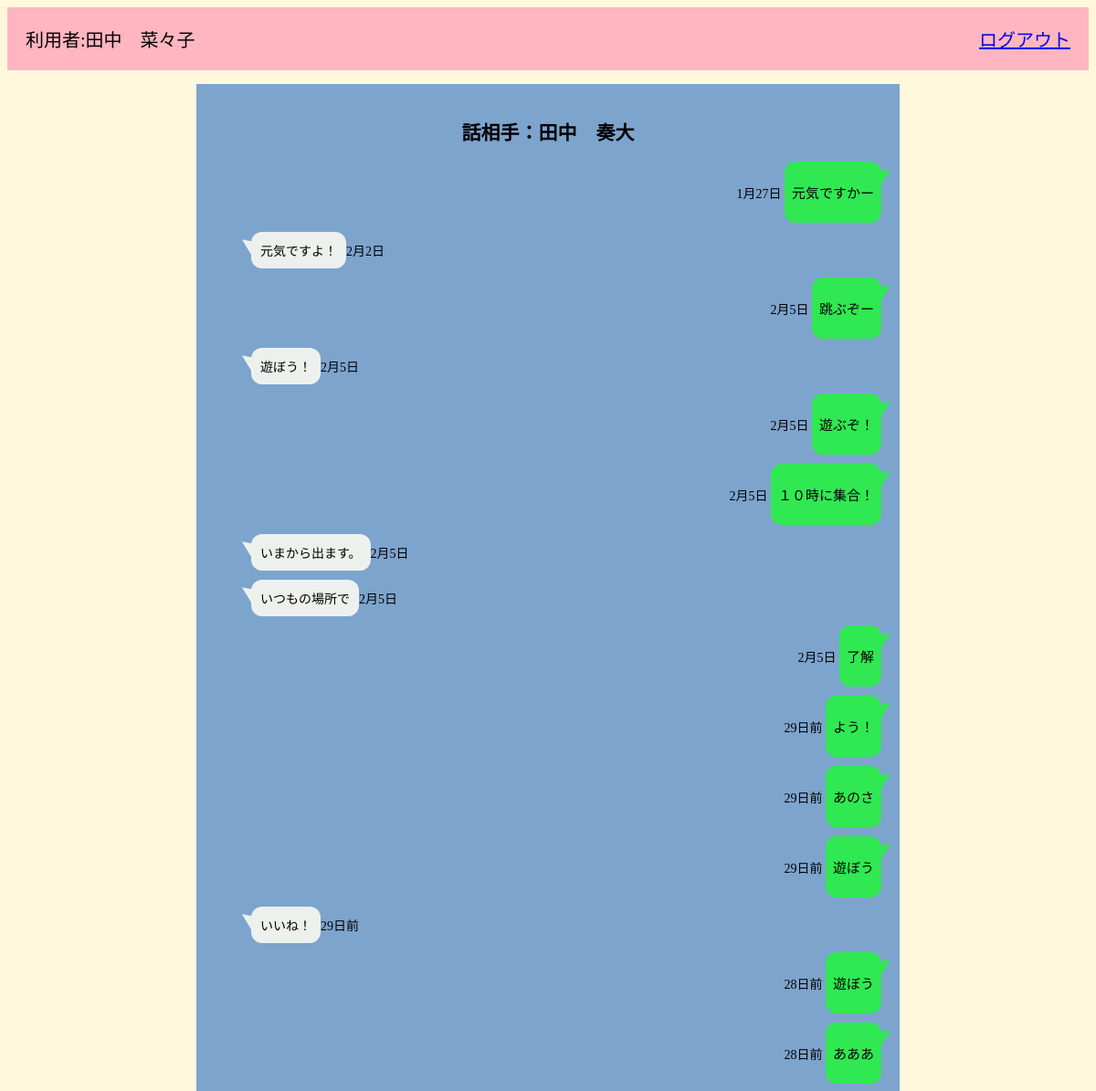
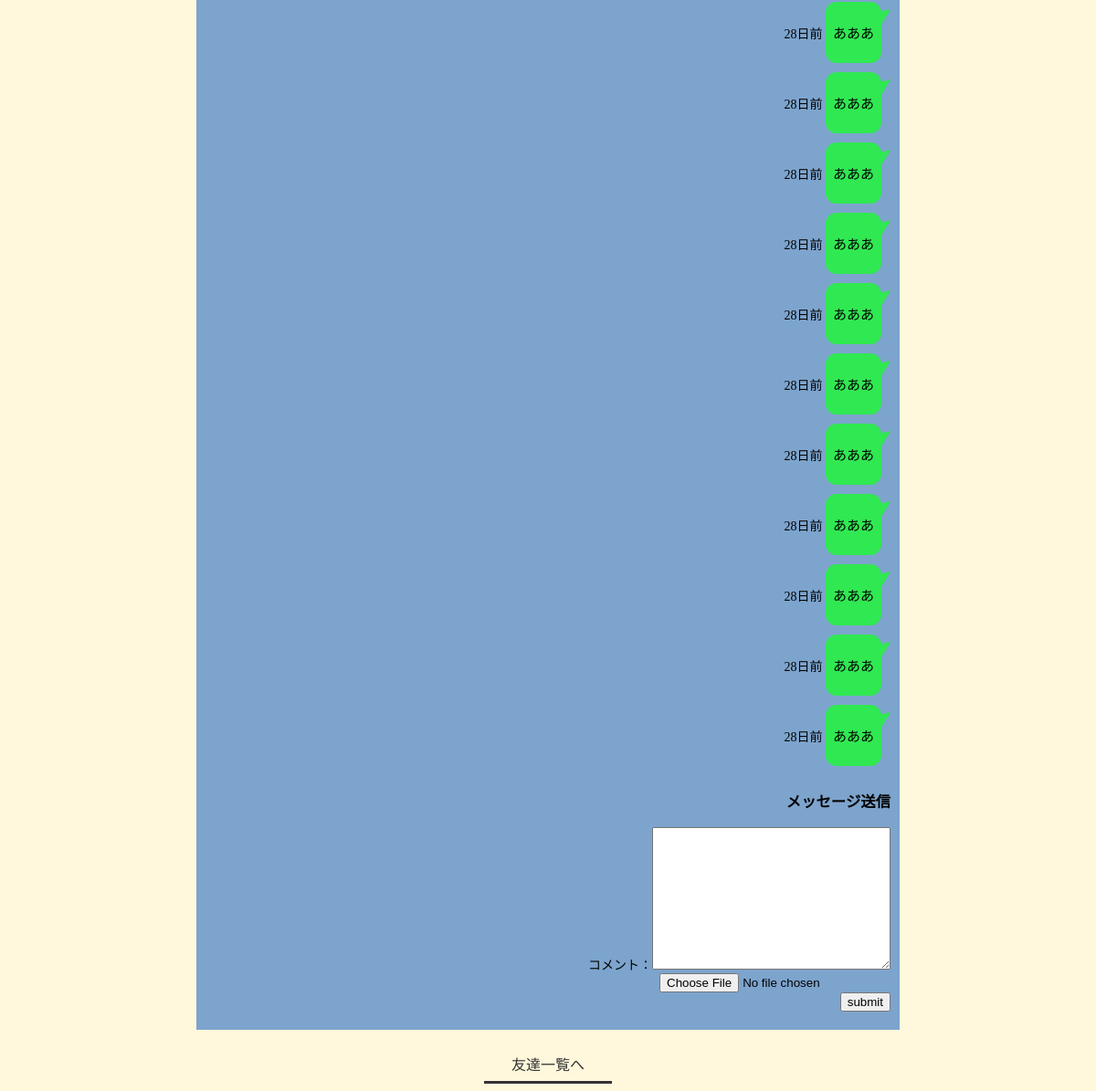
The page /member_mail.php?id=16 (signed in) on the database its author committed (2 pictures, top to bottom).
### tables this page shows
CREATE TABLE `member_table` (
  `member_id` int(11) NOT NULL,
  `mbname` varchar(128) NOT NULL,
  `login_id` varchar(128) NOT NULL,
  `password` varchar(128) NOT NULL,
  `is_admin` int(1) NOT NULL,
  `is_dalete` int(1) NOT NULL,
  `seibetu` varchar(64) NOT NULL,
  `barthday` date NOT NULL,
  `mbaddress` varchar(128) NOT NULL,
  `created_at` datetime NOT NULL,
  `update_at` datetime NOT NULL
);

CREATE TABLE `communicate_table` (
  `id` int(11) NOT NULL,
  `send_member_id` int(11) NOT NULL,
  `text` varchar(128) DEFAULT NULL,
  `image` varchar(128) DEFAULT NULL,
  `recieve_member_id` int(11) NOT NULL,
  `created_at` datetime NOT NULL
);

### member_mail.php (the view, shortened to what this page needs)
<?php
$recieve_id = $_GET["id"];
$id = $_SESSION['member_id'];
$pdo = connect_to_db();
$sql = 'SELECT member_id,mbname FROM member_table WHERE member_id=:id AND	is_dalete=0';
$stmt = $pdo->prepare($sql);
$stmt->bindValue(':id', $id, PDO::PARAM_INT);
try {
    $status = $stmt->execute();
} catch (PDOException $e) {
    echo json_encode(["sql error" => "{$e->getMessage()}"]);
    exit();
}
$current_user = $stmt->fetch(PDO::FETCH_ASSOC);
$pdo = connect_to_db();
$sql = 'SELECT member_id,mbname FROM member_table WHERE member_id=:id AND	is_dalete=0';
$stmt = $pdo->prepare($sql);
$stmt->bindValue(':id', $recieve_id, PDO::PARAM_INT);
try {
    $status = $stmt->execute();
} catch (PDOException $e) {
    echo json_encode(["sql error" => "{$e->getMessage()}"]);
    exit();
}
$destination_user = $stmt->fetch(PDO::FETCH_ASSOC);
$pdo = connect_to_db();
$sql = 'SELECT * FROM communicate_table WHERE (send_member_id=:id and recieve_member_id=:recieve_id) or (send_member_id=:recieve_id and recieve_member_id=:id) ORDER BY created_at ASC';
$stmt = $pdo->prepare($sql);
$stmt->bindValue(':id', $id, PDO::PARAM_INT);
$stmt->bindValue(':recieve_id', $recieve_id, PDO::PARAM_INT);
try {
    $status = $stmt->execute();
} catch (PDOException $e) {
    echo json_encode(["sql error" => "{$e->getMessage()}"]);
    exit();
}
$messages = $stmt->fetchAll(PDO::FETCH_ASSOC);
function convert_to_fuzzy_time($time_db)
{
    $unix   = strtotime($time_db);
    $now    = time();
    $diff_sec   = $now - $unix;
    if ($diff_sec < 60) {
        $time   = $diff_sec;
        $unit   = "秒前";
    } elseif ($diff_sec < 3600) {
        $time   = $diff_sec / 60;
        $unit   = "分前";
    } elseif ($diff_sec < 86400) {
        $time   = $diff_sec / 3600;
        $unit   = "時間前";
    } elseif ($diff_sec < 2764800) {
        $time   = $diff_sec / 86400;
        $unit   = "日前";
    } else {
        if (date("Y") != date("Y", $unix)) {
            $time   = date("Y年n月j日", $unix);
        } else {
            $time   = date("n月j日", $unix);
        }
        return $time;
    }
    return (int)$time . $unit;
}
?>
<!DOCTYPE html>
<html lang="ja">
<head>
    <link rel="stylesheet" href="css/style_mail.css">
</head>
<body>
    <header class="header">
        <div class="home_head">
            <p>利用者:<?= $_SESSION['mbname'] ?></p>
        </div>
        <div class="home_head_text">
            <p><a href="logout.php">ログアウト</a></p>
        </div>
    </header>
    <div class="message">
        <h2 class="center">話相手：<?= $destination_user["mbname"] ?></h2>
        <?php foreach ($messages as $message) : ?>
            <div class="my_message">
                <?php if ($message['send_member_id'] == $current_user['member_id']) : ?>
                    <span class="message_created_at"><?= convert_to_fuzzy_time($message['created_at']) ?></span>
                    <div class="mycomment_right">
                        <p><?= $message['text'] ?></p>
                    </div>
                <?php else : ?>
                    <div class="left">
                        <div class="chatting">
                            <div class="says"><?= $message['text'] ?></div><span class="message_created_at"><?= convert_to_fuzzy_time($message['created_at']) ?></span>
                        </div>
                    </div>
                <?php endif; ?>
            </div>
        <?php endforeach ?>
        <div class="message_send">
            <div>
                <h3>メッセージ送信</h3>
            </div>
            <div>
                <form action="member_mail_send.php" method="POST" enctype="multipart/form-data">
                    <div>
                        コメント：<textarea name="text" id="" cols="30" rows="10"></textarea>
                    </div>
                    <div>
                        <input type="file" name="upfile" accept="image/*" capture="camera" />
                    </div>
                    <div>
                        <button>submit</button>
                    </div>
                </form>
            </div>
        </div>
    </div>
    <div class="top">
        <a class="gohome" href="member_mail_select.php">友達一覧へ</a>
    </div>
</body>
</html>

### css/style_mail.css (style rules this page uses)
body { background-color: cornsilk; }
.header { display: flex; justify-content: space-between; background-color: lightpink; height:auto; }
.home_head { display: flex; justify-content: left; font-size: 20px; margin: 0px 20px; }
.home_head_text { font-size: 20px; margin: 0px 20px; }
.message { padding: 20px 10px; max-width: 750px; margin: 15px auto; text-align: right; font-size: 14px; background: #7da4cd; }
h2 { text-align: center; }
.left { width: 100%; margin: 10px 0; overflow: hidden; }
.left .chatting { width: 100%; text-align: left; }
.says { display: inline-block; position: relative; margin: 0 0 0 50px; padding: 10px; max-width: 250px; border-radius: 12px; background: #edf1ee; }
.says::after { content: ""; display: inline-block; position: absolute; top: 3px; left: -19px; border: 8px solid transparent; border-right: 18px solid #edf1ee; -webkit-transform: rotate(35deg); transform: rotate(35deg); }
.my_message { margin: 10px 0; }
.mycomment_right { display: inline-block; position: relative; margin: 0 10px 0 0; padding: 8px; max-width: 250px; border-radius: 12px; background: #30e852; font-size: 15px; }
.mycomment_right::after { content: ""; position: absolute; top: 3px; right: -19px; border: 8px solid transparent; border-left: 18px solid #30e852; -webkit-transform: rotate(-35deg); transform: rotate(-35deg); }
.message_send { display: flex; justify-content: center; flex-direction: column; }
.top { display: flex; justify-content: center; }
.gohome { position:relative; color:#333; padding: 10px 30px; display:inline-block; text-decoration: none; outline: none; }
.gohome::after { content:''; position:absolute; z-index:1; bottom:0; left:0; background:#333; width:100%; height:3px; transition:all 0.3s ease-in-out; }

### rows shown on the page
member_table: mbname "田中 奏大"
communicate_table: created_at "1月27日", text "元気ですかー"
communicate_table: text "元気ですよ！", created_at "2月2日"
communicate_table: created_at "2月5日", text "跳ぶぞー"
communicate_table: text "遊ぼう！", created_at "2月5日"
communicate_table: created_at "2月5日", text "遊ぶぞ！"
communicate_table: created_at "2月5日", text "１０時に集合！"
communicate_table: text "いまから出ます。", created_at "2月5日"
communicate_table: text "いつもの場所で", created_at "2月5日"
communicate_table: created_at "2月5日", text "了解"
communicate_table: created_at "29日前", text "よう！"
communicate_table: created_at "29日前", text "あのさ"
communicate_table: created_at "29日前", text "遊ぼう"
communicate_table: text "いいね！", created_at "29日前"
communicate_table: created_at "28日前", text "遊ぼう"
communicate_table: created_at "28日前", text "あああ"
communicate_table: created_at "28日前", text "あああ"
communicate_table: created_at "28日前", text "あああ"
communicate_table: created_at "28日前", text "あああ"
communicate_table: created_at "28日前", text "あああ"
communicate_table: created_at "28日前", text "あああ"
communicate_table: created_at "28日前", text "あああ"
communicate_table: created_at "28日前", text "あああ"
communicate_table: created_at "28日前", text "あああ"
communicate_table: created_at "28日前", text "あああ"
communicate_table: created_at "28日前", text "あああ"
communicate_table: created_at "28日前", text "あああ"

### other values the page prints
$_SESSION['mbname'] "田中 菜々子"
